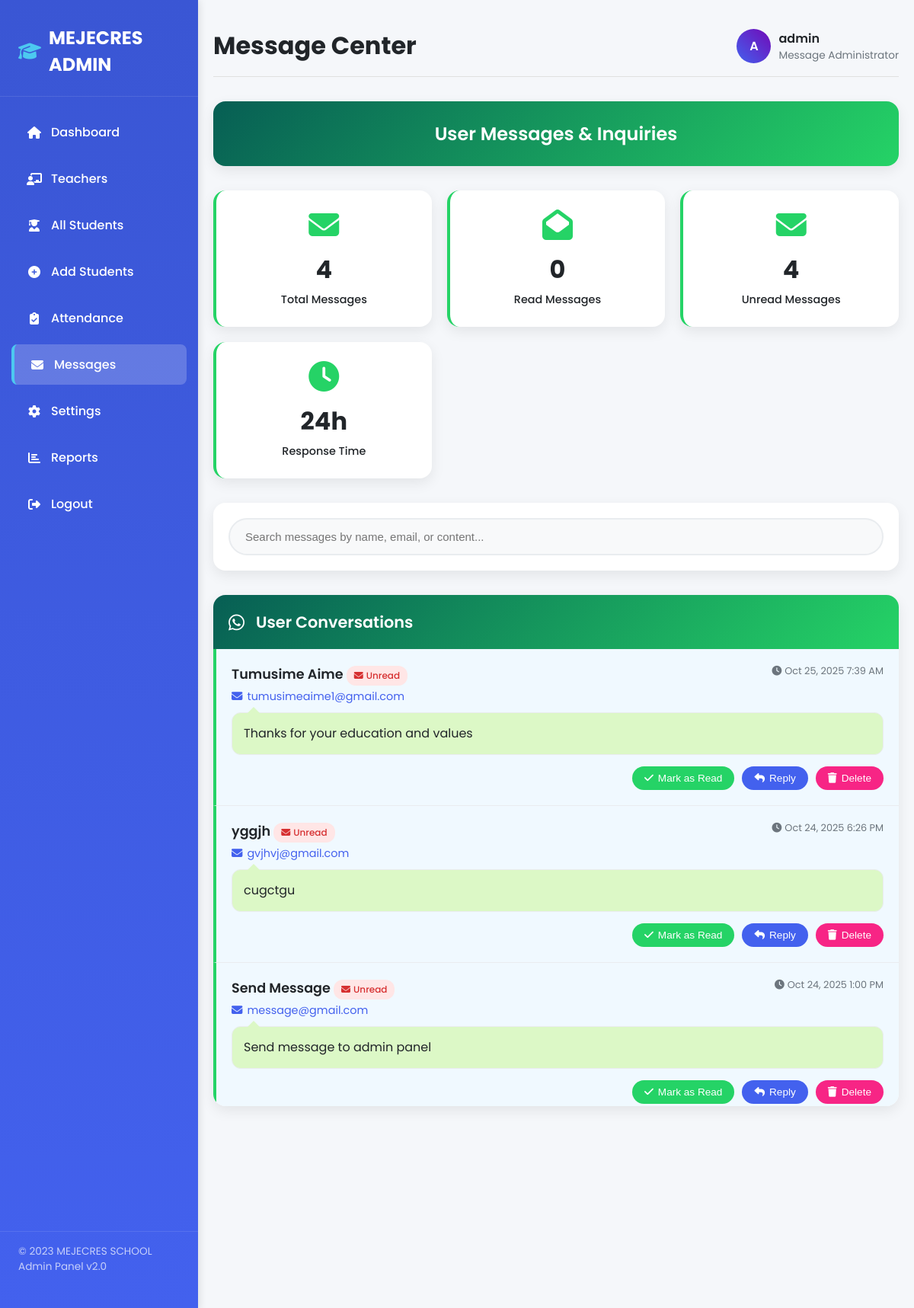
Screenshot of /messages.php (signed in) with the database file from the repository.
### tables this page shows
CREATE TABLE `messages` (
  `id` int(11) NOT NULL AUTO_INCREMENT,
  `name` varchar(255) NOT NULL,
  `email` varchar(255) NOT NULL,
  `message` text NOT NULL,
  `status` enum('read','unread') DEFAULT 'unread',
  `created_at` timestamp NOT NULL DEFAULT current_timestamp(),
  PRIMARY KEY (`id`)
);

### messages.php (the view, shortened to what this page needs)
<?php
include 'connection.php';
$result = $conn->query("SELECT id, name, email, message, status, created_at FROM messages ORDER BY created_at DESC");
$messages = $result ? $result->fetch_all(MYSQLI_ASSOC) : [];
$total_messages = count($messages);
$unread_messages = count(array_filter($messages, function($msg) {
    return ($msg['status'] ?? 'unread') === 'unread';
}));
?>
<!DOCTYPE html>
<html lang="en">
<head>
<link rel="stylesheet" href="https://cdnjs.cloudflare.com/ajax/libs/font-awesome/6.4.0/css/all.min.css">
</head>
<body>
    <div class="sidebar" id="sidebar">
        <div class="sidebar-header">
            <h2><i class="fas fa-graduation-cap"></i> MEJECRES ADMIN</h2>
        </div>
        <a href="admin.php"><i class="fas fa-home"></i> Dashboard</a>
        <a href="all-teachers.php"><i class="fas fa-chalkboard-teacher"></i> Teachers</a>
        <a href="all-students.php"><i class="fas fa-user-graduate"></i> All Students</a>
        <a href="student.php"><i class="fas fa-plus-circle"></i> Add Students</a>
        <a href="attendance.php"><i class="fas fa-clipboard-check"></i> Attendance</a>
        <a href="messages.php" class="active"><i class="fas fa-envelope"></i> Messages</a>
        <a href="settings.php"><i class="fas fa-cog"></i> Settings</a>
        <a href="reports.php"><i class="fas fa-chart-bar"></i> Reports</a>
        <a href="logout.php"><i class="fas fa-sign-out-alt"></i> Logout</a>
        <div class="sidebar-footer">
            <p>&copy; 2023 MEJECRES SCHOOL</p>
            <p>Admin Panel v2.0</p>
        </div>
    </div>
    <div class="main-content" id="mainContent">
        <div class="header">
            <h1>Message Center</h1>
            <div class="user-info">
                <div class="user-avatar">
                    <?= strtoupper(substr($_SESSION['admin_username'], 0, 1)) ?>
                </div>
                <div>
                    <div style="font-weight: 600;"><?= htmlspecialchars($_SESSION['admin_username']) ?></div>
                    <div style="font-size: 0.85rem; color: #6c757d;">Message Administrator</div>
                </div>
            </div>
        </div>
        <div class="page-title">
           User Messages & Inquiries
        </div>
        <div class="stats-grid">
            <div class="stat-card">
                <i class="fas fa-envelope"></i>
                <div class="stat-number"><?= $total_messages ?></div>
                <div class="stat-label">Total Messages</div>
            </div>
            <div class="stat-card">
                <i class="fas fa-envelope-open"></i>
                <div class="stat-number"><?= $total_messages - $unread_messages ?></div>
                <div class="stat-label">Read Messages</div>
            </div>
            <div class="stat-card">
                <i class="fas fa-envelope"></i>
                <div class="stat-number"><?= $unread_messages ?></div>
                <div class="stat-label">Unread Messages</div>
            </div>
            <div class="stat-card">
                <i class="fas fa-clock"></i>
                <div class="stat-number">24h</div>
                <div class="stat-label">Response Time</div>
            </div>
        </div>
        <div class="search-container">
            <input type="text" id="searchInput" class="search-input" placeholder="Search messages by name, email, or content...">
        </div>
        <div class="messages-container">
            <div class="messages-header">
                <i class="fab fa-whatsapp"></i>
                <h2>User Conversations</h2>
            </div>
            <?php if(empty($messages)): ?>
            <div class="empty-state">
                <i class="fas fa-comments"></i>
                <h3>No Messages Yet</h3>
                <p>When users send messages, they will appear here.</p>
            </div>
            <?php else: ?>
            <div class="messages-list" id="messagesList">
                <?php foreach($messages as $message):
                    $isUnread = ($message['status'] ?? 'unread') === 'unread';
                    $messageTime = date('M j, Y g:i A', strtotime($message['created_at']));
                ?>
                <div class="message-item <?= $isUnread ? 'unread' : '' ?>" data-search="<?= htmlspecialchars(strtolower($message['name'] . ' ' . $message['email'] . ' ' . $message['message'])) ?>">
                    <div class="message-header">
                        <div class="sender-info">
                            <div class="sender-name">
                                <?= htmlspecialchars($message['name']) ?>
                                <span class="status-badge <?= $isUnread ? 'status-unread' : 'status-read' ?>">
                                    <i class="fas fa-<?= $isUnread ? 'envelope' : 'envelope-open' ?>"></i>
                                    <?= $isUnread ? 'Unread' : 'Read' ?>
                                </span>
                            </div>
                            <div class="sender-email">
                                <i class="fas fa-envelope"></i>
                                <?= htmlspecialchars($message['email']) ?>
                            </div>
                        </div>
                        <div class="message-time">
                            <i class="fas fa-clock"></i>
                            <?= $messageTime ?>
                        </div>
                    </div>
                    <div class="message-content">
                        <p class="message-text"><?= htmlspecialchars($message['message']) ?></p>
                    </div>
                    <div class="message-actions">
                        <?php if($isUnread): ?>
                        <form method="post" style="display: inline;">
                            <button type="submit" class="btn btn-read">
                                <i class="fas fa-check"></i> Mark as Read
                            </button>
                        </form>
                        <?php endif; ?>
                        <button class="btn btn-reply" onclick="replyToMessage('<?= htmlspecialchars($message['email']) ?>', '<?= htmlspecialchars($message['name']) ?>')">
                            <i class="fas fa-reply"></i> Reply
                        </button>
                        <form method="post" onsubmit="return confirm('Are you sure you want to delete this message?')" style="display: inline;">
                            <button type="submit" class="btn btn-delete">
                                <i class="fas fa-trash"></i> Delete
                            </button>
                        </form>
                    </div>
                </div>
                <?php endforeach; ?>
            </div>
            <?php endif; ?>
        </div>
    </div>
</body>
</html>

### rows the page displays
messages: name "Tumusime Aime", status "Unread", email "tumusimeaime1@gmail.com", created_at "Oct 25, 2025 7:39 AM", message "Thanks for your education and values"
messages: name "yggjh", status "Unread", email "gvjhvj@gmail.com", created_at "Oct 24, 2025 6:26 PM", message "cugctgu"
messages: name "Send Message", status "Unread", email "message@gmail.com", created_at "Oct 24, 2025 1:00 PM", message "Send message to admin panel"

### other values shown
substr($_SESSION['admin_username'], 0, 1) "A"
$_SESSION['admin_username'] "admin"
$total_messages "4"
$total_messages - $unread_messages "0"
$unread_messages "4"
